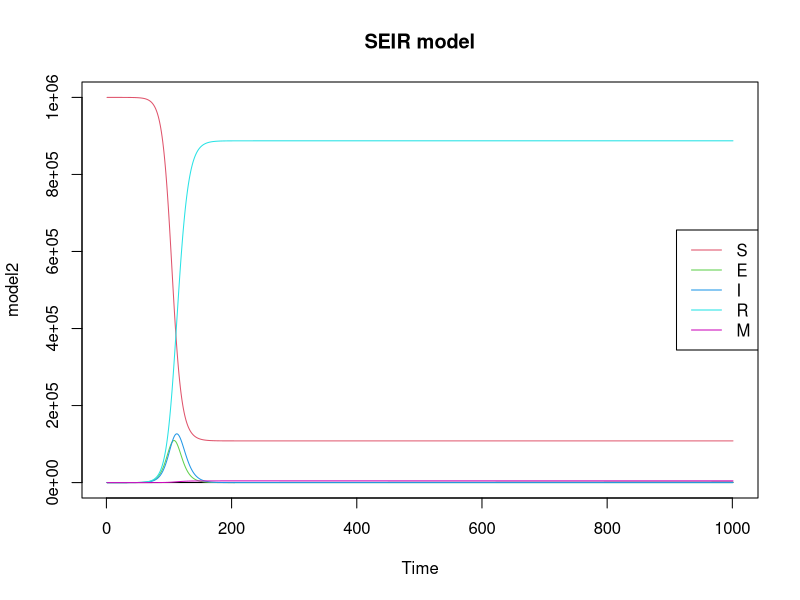
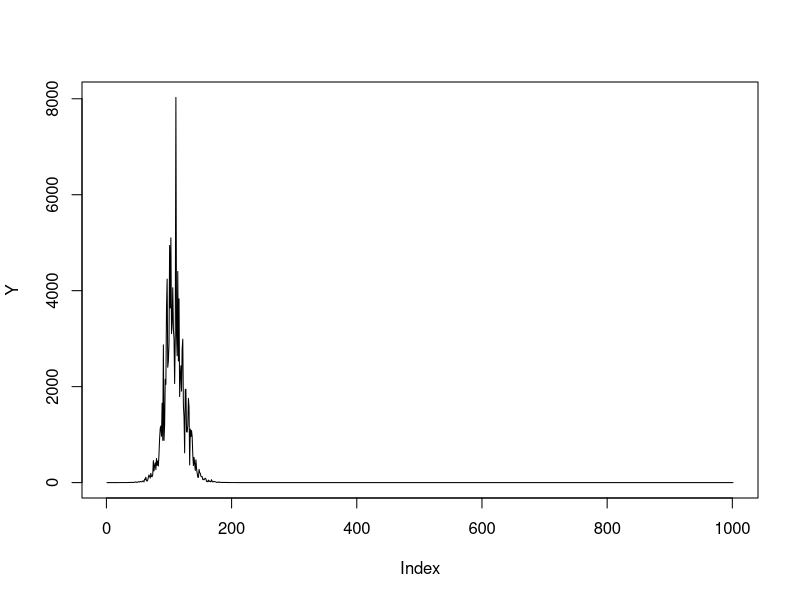

These figures' R source, in order:
rm(list=ls())
N=1000000
require(deSolve)
SEIR <- function(time, current_state, params){
  
  with(as.list(c(current_state, params)),{
    N <- S+E+I+R
    dS <- -(beta*S*I)/N
    dE <- (beta*S*I)/N - sigma*E
    dI <- sigma*E - gamma*I - mu*I
    dR <- gamma*I
    dM <- mu*I
    
    return(list(c(dS, dE, dI, dR, dM)))
  })
}
params <- c(beta=0.5, sigma=0.25, gamma=0.2, mu=0.001)
initial_state <- c(S=999999, E=1, I=0, R=0, M=0)
times <- 0:1000
model2 <- ode(initial_state, times, SEIR, params)

summary(model2)

matplot(model2, type="l", lty=1, main="SEIR model", xlab="Time")
legend <- colnames(model2)[2:6]
legend("right", legend=legend, col=2:6, lty = 1)


Z <-0.2*model2[,3]
S<-model2[,2]
I<-model2[,4]
R<-model2[,5]
M<-model2[,6]


tau <- runif(1,0,1)
Y <-vector(length = 1001)
for (i in 1:1001){
  Y[i]<- rlnorm(1,log(Z[i]/5),tau)
}
plot(Y,type='l')
write.csv(Y,"simYl.csv")
write.csv(model2,"simulatestatesl.csv")
